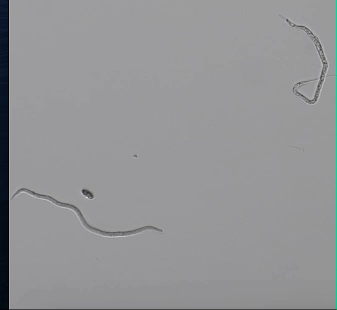
#> input picture frame 54 of Tracking/Input/vid2.mov, 337 x 310 px, given in place of vid1.mov, which was not available
$ python good_features.py
#> lines starting #> are read from the running program, lines starting #| are printed output that depends on the picture; pictures that were not available may be replaced by others from this repository, and a replacement may not be noted
import cv2
import numpy as np

# Load the video
video_path = "./Tracking/vid1.mov"
output_path = "./Tracking/tracking_output.mp4"

cap = cv2.VideoCapture(video_path)

# Get video properties (width, height, frame rate)
frame_width = int(cap.get(cv2.CAP_PROP_FRAME_WIDTH))
frame_height = int(cap.get(cv2.CAP_PROP_FRAME_HEIGHT))
fps = int(cap.get(cv2.CAP_PROP_FPS))

# Define Video Writer (codec: MP4V for MP4 files)
fourcc = cv2.VideoWriter_fourcc(*'mp4v')  # Use 'XVID' for .avi
out = cv2.VideoWriter(output_path, fourcc, fps, (frame_width, frame_height))

# Check if video is opened correctly
if not cap.isOpened():
    raise FileNotFoundError("Could not open video file. Check the file path and codecs.")

# Read the first frame
ret, old_frame = cap.read()
#> old_frame is the input picture: shape (310, 337, 3); mean B, G, R 150.1, 147.8, 147.6
if not ret:
    raise RuntimeError("Could not read the first frame.")

# Convert first frame to grayscale
old_gray = cv2.cvtColor(old_frame, cv2.COLOR_BGR2GRAY)

# Detect key points (particles) to track
feature_params = dict(maxCorners=500, qualityLevel=0.01, minDistance=3)
p0 = cv2.goodFeaturesToTrack(old_gray, mask=None, **feature_params)
#> p0 = 68 rows, first 8: [83, 190], [10, 307], [286, 19], [324, 63], [92, 197], [325, 60], [319, 50], [294, 25]

# Ensure points exist
if p0 is None or len(p0) == 0:
    raise ValueError("No good features found to track!")

# Optical Flow Parameters
lk_params = dict(
    winSize=(21, 21),
    maxLevel=3,
    criteria=(cv2.TERM_CRITERIA_EPS | cv2.TERM_CRITERIA_COUNT, 20, 0.03)
)

# Define colors for visualization
colors = np.random.randint(0, 255, (len(p0), 3))
#> colors = 68 rows, first 8: [172, 47, 117], [192, 67, 251], [195, 103, 9], [211, 21, 242], [36, 87, 70], [216, 88, 140], [58, 193, 230], [39, 87, 174]

# Create a mask image for drawing
mask = np.zeros_like(old_frame)

while True:
    # Read the next frame
    ret, frame = cap.read()
    if not ret:
        break  # Exit loop if video ends

    # Convert to grayscale
    frame_gray = cv2.cvtColor(frame, cv2.COLOR_BGR2GRAY)

    # Track points using Optical Flow
    p1, status, _ = cv2.calcOpticalFlowPyrLK(old_gray, frame_gray, p0, None, **lk_params)
#> p1 = 68 rows, first 8: [83, 190], [10, 307], [286, 19.01], [324, 62.99], [92, 197], [325, 59.99], [319, 49.99], [294, 25]; status = 68 values from 1 to 1

    # Check if tracking was successful
    if p1 is None or status is None or len(p1) == 0:
        break  # Exit if no points are tracked

    # Select good points
    good_new = p1[status.flatten() == 1].reshape(-1, 2)
#> good_new = 68 pairs, first value 10 to 325, second value 14.01 to 307
    good_old = p0[status.flatten() == 1].reshape(-1, 2)
#> good_old = 68 pairs, first value 10 to 325, second value 14 to 307

    # Draw tracking lines
    for i, (new, old) in enumerate(zip(good_new, good_old)):
        x_new, y_new = map(int, new)  # Ensure integer coordinates
        x_old, y_old = map(int, old)

        mask = cv2.line(mask, (x_old, y_old), (x_new, y_new), colors[i].tolist(), 2)
        frame = cv2.circle(frame, (x_new, y_new), 3, colors[i].tolist(), -1)
#> this loop made 68 passes
#> (x_new, y_new, x_old, y_old) on passes 1, 2, 5, 8, 9, 10, 12, 13, 14, 15, 16, 17: (82, 190, 83, 190), (9, 306, 10, 307), (92, 196, 92, 197), (293, 25, 294, 25), (318, 43, 318, 43), (310, 33, 311, 33), (136, 156, 136, 156), (86, 196, 86, 197), (315, 99, 315, 100), (299, 82, 299, 83), (313, 37, 314, 37), (306, 29, 307, 30)
#> (new, x_new, y_new, x_old, y_old) on passes 3, 4, 6, 7, 11, 20: ([286, 19.01], 286, 19, 286, 19), ([324, 62.99], 324, 62, 324, 63), ([325, 59.99], 325, 59, 325, 60), ([319, 49.99], 319, 49, 319, 50), ([322, 77.99], 322, 77, 322, 78), ([322, 53.99], 322, 53, 322, 54)
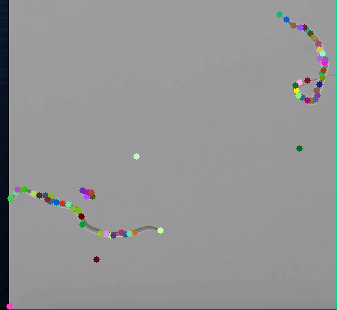
#> frame: shape (310, 337, 3); mean B, G, R 149.6, 147.6, 147.5
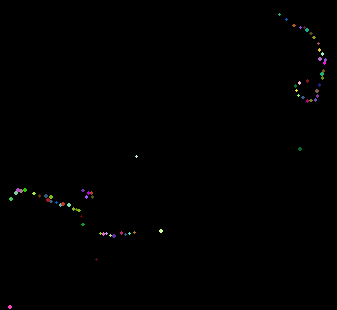
#> mask: shape (310, 337, 3); mean of channels 0, 1, 2 0.6, 0.6, 0.7; drawn as B, G, R

    # Overlay mask on the frame
    output = cv2.add(frame, mask)

    # Write the processed frame to the output video
    out.write(output)

    # Update the previous frame and points
    old_gray = frame_gray.copy()
    p0 = good_new.reshape(-1, 1, 2)
#> p0 has the same summary as p1

# Release resources
cap.release()
out.release()
cv2.destroyAllWindows()

print(f"Tracking video saved at: {output_path}")

$ run again, starting later in the video
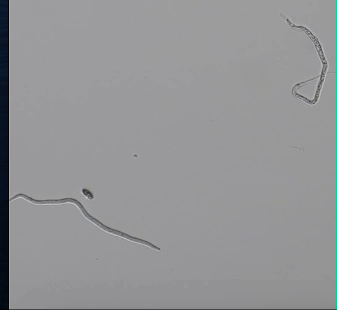
#> input picture frame 243 of Tracking/Input/vid2.mov, 337 x 310 px, given in place of vid1.mov, which was not available
#> old_frame is the input picture: shape (310, 337, 3); mean B, G, R 150, 147.8, 147.6
#> `p0 = cv2.goodFeaturesToTrack(old_gray, mask=None, **feature_params)`: p0 = 71 rows, first 8: [83, 190], [10, 307], [323, 63], [91, 197], [324, 60], [287, 19], [10, 199], [326, 63]
#> colors = 71 rows, first 8: [172, 47, 117], [192, 67, 251], [195, 103, 9], [211, 21, 242], [36, 87, 70], [216, 88, 140], [58, 193, 230], [39, 87, 174]
#> p1 = 71 rows, first 8: [83, 190], [10, 307], [323, 62.99], [91, 197], [324, 60], [287, 19], [10, 199], [326, 62.99]; status = 71 values from 1 to 1
#> good_new = 71 pairs, first value 10 to 327, second value 14 to 307
#> good_old has the same summary as good_new
#> the loop `for i, (new, old) in enumerate(zip(good_new, good_old)):` made 71 passes
#> (x_new, y_new, x_old, y_old) on passes 1, 2, 4, 5, 6, 7, 9, 10: (82, 190, 83, 190), (9, 306, 10, 307), (90, 197, 91, 197), (324, 59, 324, 60), (287, 18, 287, 19), (9, 198, 10, 199), (318, 49, 319, 50), (293, 25, 293, 25)
#> after the loop `for i, (new, old) in enumerate(zip(good_new, good_old)):`:
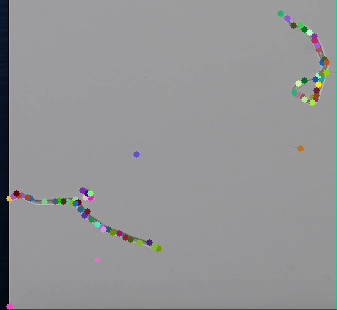
#> frame: shape (310, 337, 3); mean B, G, R 149.6, 147.6, 147.4
#> after the loop `for i, (new, old) in enumerate(zip(good_new, good_old)):`:
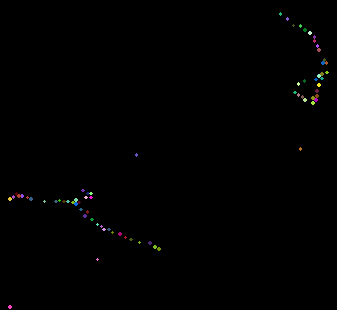
#> mask: shape (310, 337, 3); mean of channels 0, 1, 2 0.7, 0.7, 0.8; drawn as B, G, R
#> `p0 = good_new.reshape(-1, 1, 2)`: p0 has the same summary as p1

$ run again, starting later in the video
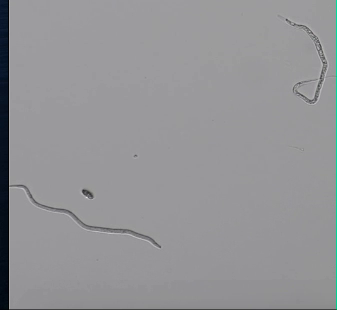
#> input picture frame 432 of Tracking/Input/vid2.mov, 337 x 310 px, given in place of vid1.mov, which was not available
#> old_frame is the input picture: shape (310, 337, 3); mean B, G, R 150.4, 147.8, 147.7
#> `p0 = cv2.goodFeaturesToTrack(old_gray, mask=None, **feature_params)`: p0 = 66 rows, first 8: [83, 190], [10, 307], [10, 186], [323, 62], [286, 19], [160, 247], [319, 50], [92, 197]
#> colors = 66 rows, first 8: [172, 47, 117], [192, 67, 251], [195, 103, 9], [211, 21, 242], [36, 87, 70], [216, 88, 140], [58, 193, 230], [39, 87, 174]
#> p1 = 66 rows, first 8: [83, 190], [10, 307], [10, 186], [323, 62], [286, 19], [159.9, 246.9], [319, 50], [92, 197]; status = 66 values from 1 to 1
#> good_new = 66 pairs, first value 10 to 325, second value 15 to 307
#> good_old has the same summary as good_new
#> the loop `for i, (new, old) in enumerate(zip(good_new, good_old)):` made 66 passes
#> (x_new, y_new, x_old, y_old) on passes 1, 2, 3, 4, 5, 7, 8, 9: (83, 190, 83, 190), (9, 306, 10, 307), (10, 186, 10, 186), (322, 61, 323, 62), (286, 19, 286, 19), (319, 49, 319, 50), (92, 197, 92, 197), (317, 42, 318, 43)
#> after the loop `for i, (new, old) in enumerate(zip(good_new, good_old)):`:
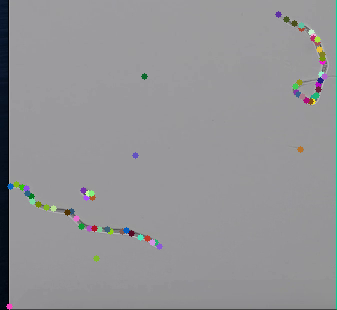
#> frame: shape (310, 337, 3); mean B, G, R 150, 147.6, 147.5
#> after the loop `for i, (new, old) in enumerate(zip(good_new, good_old)):`:
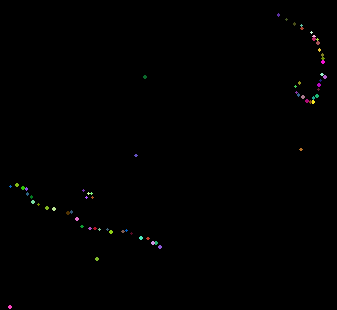
#> mask: shape (310, 337, 3); mean of channels 0, 1, 2 0.6, 0.7, 0.7; drawn as B, G, R
#> `p0 = good_new.reshape(-1, 1, 2)`: p0 has the same summary as p1
